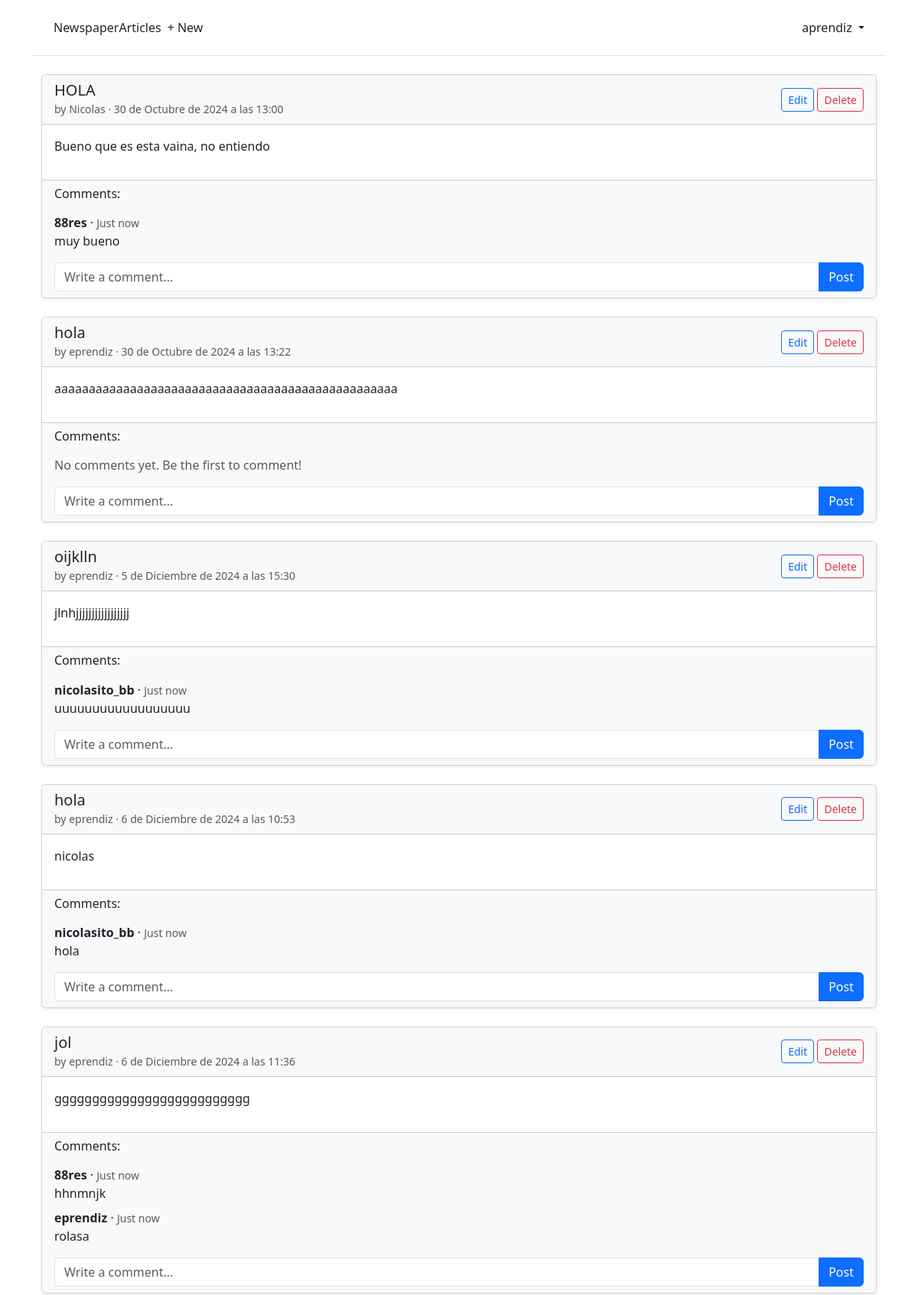
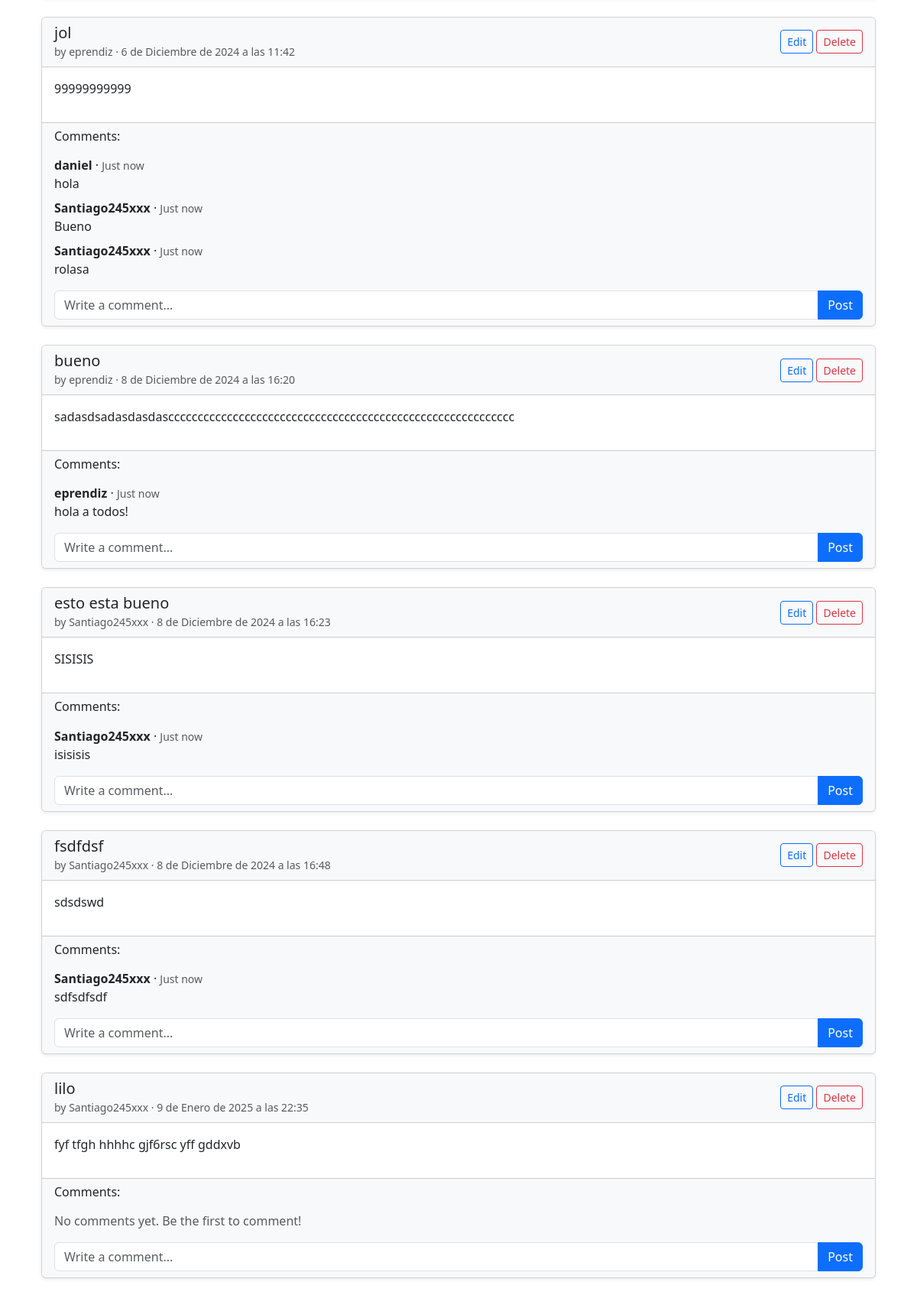
/articles/ (signed in, upper part), run on the app's committed database (2 pictures, top to bottom).
### accounts/models.py (models this page shows)
class CustomUser(AbstractUser):
    age = models.PositiveIntegerField(null=True, blank=True)

### articles/models.py (models this page shows, shortened)
class Article(models.Model):
    title = models.CharField(max_length=255)
    body = models.TextField()
    date = models.DateTimeField(auto_now_add=True)
    author = models.ForeignKey(
        settings.AUTH_USER_MODEL,
        on_delete=models.CASCADE,
    )
    image = models.ImageField(upload_to='article_images/', blank=True, null=True)

class Comment(models.Model):
    article = models.ForeignKey(Article, on_delete=models.CASCADE,)
    comment = models.CharField(max_length=140)
    author = models.ForeignKey(settings.AUTH_USER_MODEL, on_delete=models.CASCADE,)
    def __str__(self):
        return self.comment

### articles/views.py (the view)
# urls.py: path('', ArticleListView.as_view(),
class ArticleListView(LoginRequiredMixin,ListView):
    model = Article
    template_name = "article_list.html"

### templates/article_list.html (shortened to what this page needs)
{% extends "base.html" %}
{% block content %}
<div class="container mt-4">
    {% for article in article_list %}
        <div class="card mb-4 shadow-sm">
            <div class="card-header bg-light d-flex justify-content-between align-items-center">
                <div>
                    <h5 class="mb-0">{{ article.title }}</h5>
                    <small class="text-muted">by {{ article.author }} &middot; {{ article.date }}</small>
                </div>
                <div>
                    <a href="{% url 'article_edit' article.pk %}" class="btn btn-sm btn-outline-primary">Edit</a>
                    <a href="{% url 'article_delete' article.pk %}" class="btn btn-sm btn-outline-danger">Delete</a>
                </div>
            </div>
            <div class="card-body">
                <p>{{ article.body }}</p>
            </div>
            <div class="card-footer bg-light">
                <h6 class="mb-3">Comments:</h6>
                {% for comment in article.comment_set.all %}
                    <div class="mb-2">
                        <strong>{{ comment.author }}</strong> &middot;
                        <small class="text-muted">{{ comment.date_posted|default:"Just now" }}</small>
                        <p class="mb-0">{{ comment }}</p>
                    </div>
                {% empty %}
                    <p class="text-muted">No comments yet. Be the first to comment!</p>
                {% endfor %}
                <form method="post" action="{% url 'article_detail' article.pk %}">
                    <div class="input-group mt-3">
                        <input type="text" class="form-control" name="comment" placeholder="Write a comment..." required>
                        <button type="submit" class="btn btn-primary">Post</button>
                    </div>
                </form>
            </div>
        </div>
    {% endfor %}
</div>
{% endblock content %}

### templates/base.html (shortened to what this page needs)
<!DOCTYPE html>
{% load static %}
<html lang="en">
    <head>
        {% load bootstrap5 %}
        {% bootstrap_css %}
    </head>
    <body>
        <div class="container">
            <header class="p-3 mb-3 border-bottom">
                <div class="container">
                    <div class="d-flex flex-wrap align-items-center justify-content-center justify-content-lg-start">
                        <a class="navbar-brand" href="{% url 'home' %}">Newspaper</a>
                        <a class="navbar-brand" href="{% url 'article_list' %}">Articles</a>
                        <ul class="nav col-12 col-lg-auto me-lg-auto mb-2 justify-content-center mb-md-0">
                        {% if user.is_authenticated %}
                            <li><a href="{% url 'article_new' %}" class="nav-link px-2 link-dark">
                                + New</a></li>
                            </ul>
                            <div class="dropdown text-end">
                                <a href="#" class="d-block link-dark text-decoration-none dropdown-toggle" id="dropdownUser1" data-bs-toggle="dropdown" aria-expanded="false">
                                    {{ user.username }}
                                </a>
                            </div>
                        {% else %}
                        </ul>
                            <div class="text-end">
                                <a href="{% url 'login' %}" class="btn btn-outline-primary me-2">Log In</a>
                                <a href="{% url 'signup' %}" class="btn btn-primary">Sign Up</a>
                            </div>
                        {% endif %}
                    </div>
                </div>
            </header>
        <main>
            {% block content %}
            {% endblock content %}
        </main>
    </body>
</html>

### data on the page
CustomUser: username "aprendiz"
Article: title "HOLA", author "Nicolas", date "30 de Octubre de 2024 a las 13:00", body "Bueno que es esta vaina, no entiendo"
Comment: author "88res", date_posted "Just now", comment "muy bueno"
Article: title "hola", author "eprendiz", date "30 de Octubre de 2024 a las 13:22", body "aaaaaaaaaaaaaaaaaaaaaaaaaaaaaaaaaaaaaaaaaaaaaaaaaa"
Article: title "oijklln", author "eprendiz", date "5 de Diciembre de 2024 a las 15:30", body "jlnhjjjjjjjjjjjjjjjjj"
Comment: author "nicolasito_bb", date_posted "Just now", comment "uuuuuuuuuuuuuuuuuu"
Article: title "hola", author "eprendiz", date "6 de Diciembre de 2024 a las 10:53", body "nicolas"
Comment: author "nicolasito_bb", date_posted "Just now", comment "hola"
Article: title "jol", author "eprendiz", date "6 de Diciembre de 2024 a las 11:36", body "gggggggggggggggggggggggggg"
Comment: author "88res", date_posted "Just now", comment "hhnmnjk"
Comment: author "eprendiz", date_posted "Just now", comment "rolasa"
Article: title "jol", author "eprendiz", date "6 de Diciembre de 2024 a las 11:42", body "99999999999"
Comment: author "daniel", date_posted "Just now", comment "hola"
Comment: author "Santiago245xxx", date_posted "Just now", comment "Bueno"
Comment: author "Santiago245xxx", date_posted "Just now", comment "rolasa"
Article: title "bueno", author "eprendiz", date "8 de Diciembre de 2024 a las 16:20", body "sadasdsadasdasdasccccccccccccccccccccccccccccccccccccccccccccccccccccccccccc"
Comment: author "eprendiz", date_posted "Just now", comment "hola a todos!"
Article: title "esto esta bueno", author "Santiago245xxx", date "8 de Diciembre de 2024 a las 16:23", body "SISISIS"
Comment: author "Santiago245xxx", date_posted "Just now", comment "isisisis"
Article: title "fsdfdsf", author "Santiago245xxx", date "8 de Diciembre de 2024 a las 16:48", body "sdsdswd"
Comment: author "Santiago245xxx", date_posted "Just now", comment "sdfsdfsdf"
Article: title "lilo", author "Santiago245xxx", date "9 de Enero de 2025 a las 22:35", body "fyf tfgh hhhhc gjf6rsc yff gddxvb"
